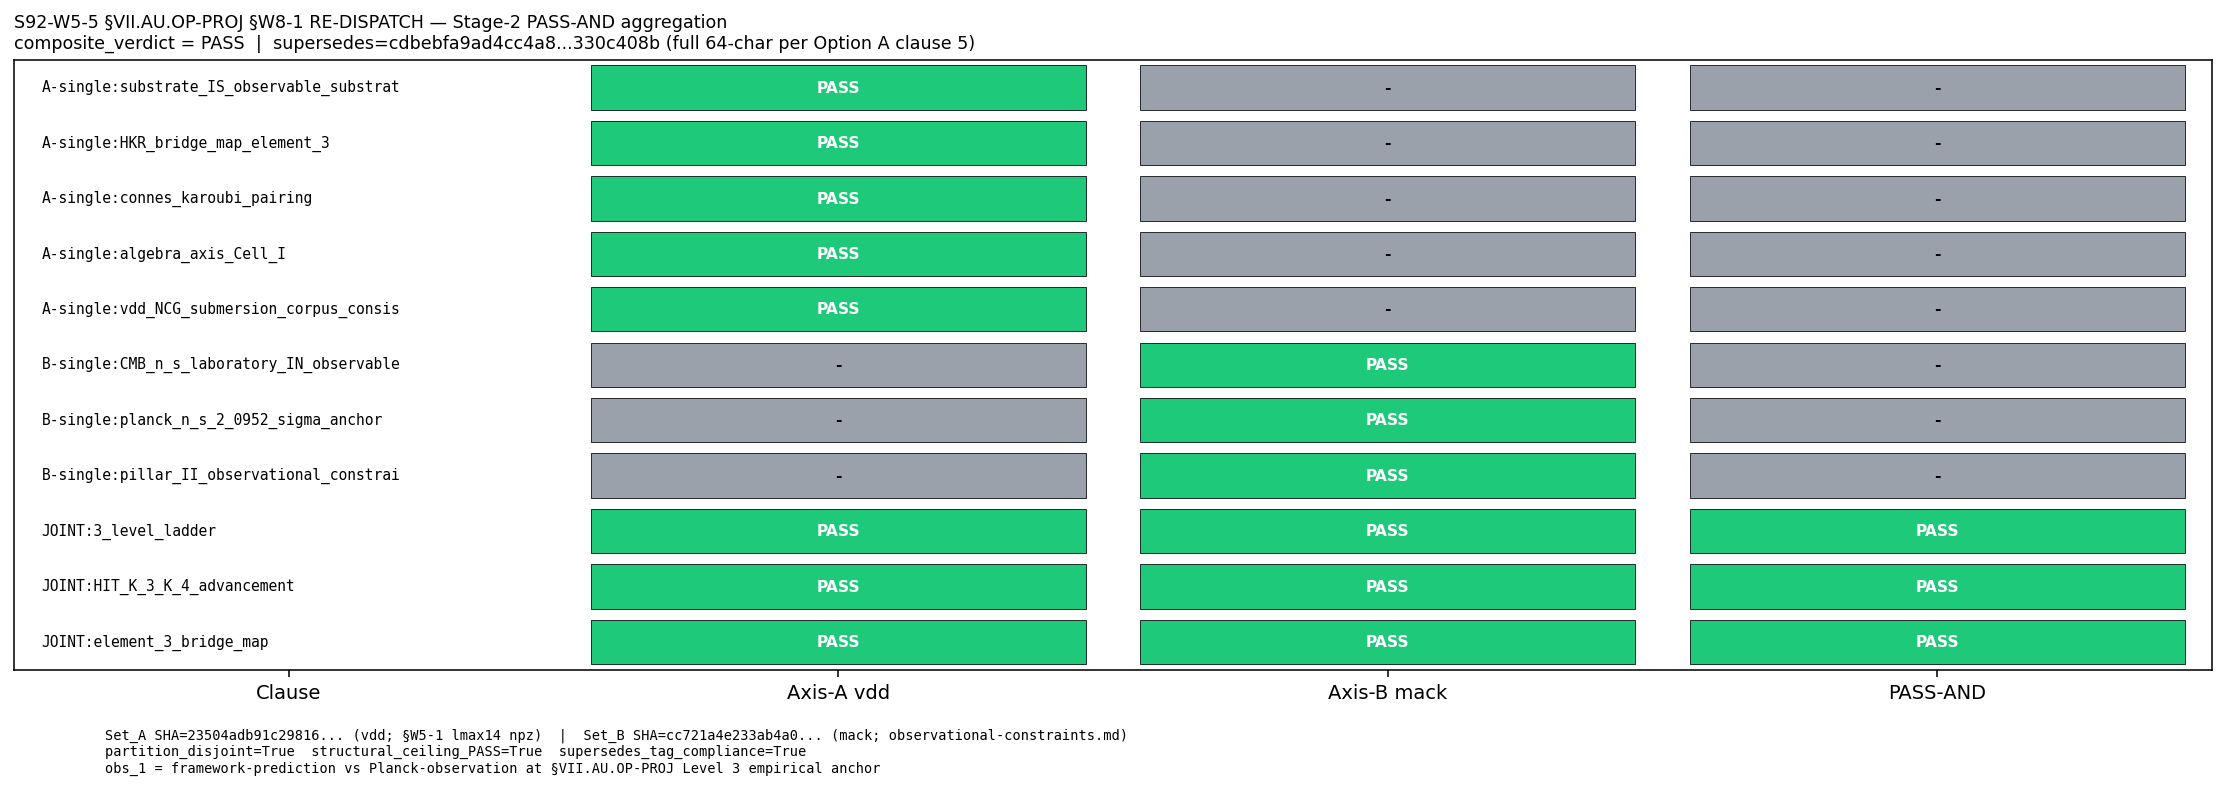

Here is the Python script that generated this plot:
#!/usr/bin/env python3
# -*- coding: utf-8 -*-
"""
S92 W5-5 — VII.AU.OP-PROJ §W8-1 RE-DISPATCH orchestrator-composite aggregator
=============================================================================

Gate: S92-W5-CF-W8-CONSOLIDATED-9-VII-AU-OP-PROJ-W8-1-RE-DISPATCH ([VERIFY-THEOREM])

Pre-registered threshold (Phase H per session-92-plan-w5.md §W5-5 line 896):

    composite_verdict := PASS iff (
        Axis_A_vdd_PASS_on_substrate_physics_NCG_bridge_single_axis_clauses
        AND
        Axis_B_mack_PASS_on_cosmological_anchor_single_axis_clauses
        AND
        (forall c in JOINT_clauses: Axis_A_verdict_on_c == PASS
                                AND Axis_B_verdict_on_c == PASS)
        AND
        substrate-input-orthogonality == PASS at obs_1 at STRUCTURAL CEILING
        (Set_A SHA != Set_B SHA; NO substrate-input-overlap caveat)
        AND
        supersedes_tag_emission_compliance == PASS
        (full 64-char supersedes=cdbebfa9ad4cc4a8d14d487142a2b132f6d5f8073bea0aeb2f2e29ef330c408b
         in value= field per Option A clause 5 forward-emission discipline since S88 W8-100)
    )

The dispatch implements the joint-theorem-promotion-stage-2-pass-and protocol
(`.claude/rules/joint-theorem-promotion.md §"Stage 2"`) composed with the
Option A supersedes-chain protocol (`.claude/rules/gate-verdicts.md
§"Option A — sig_5 remediation pathway under absolute verdict permanence"`
clauses 1-6).

PHASES (executed in order):
  A — runtime prerequisite verification: §W5-1 PASS captured at runtime per
      `substrate-first-canonical-sourcing.md §(ii.B)` runtime canonical-path
      rescue.
  B — supersedes-chain verification: grep `computations/session-91/s91_gate_verdicts.txt:148`
      for full 64-char audit_sha256=cdbebfa9ad4cc4a8d14d487142a2b132f6d5f8073bea0aeb2f2e29ef330c408b
      match; original line NOT modified or deleted per Option A clause 1.
  C — reviewer selection record: vdd + mack canonical pair preserved from
      S91 W8 §W8-1 original dispatch for Option A audit-trail continuity.
  D — per-axis single-axis clause verdicts loaded from JSON sidecars.
  E — JOINT-clause PASS-AND aggregation (logical AND across both axes).
  F — substrate-input-orthogonality verification at STRUCTURAL CEILING
      (Set_A SHA from vdd JSON != Set_B SHA from mack JSON; disjoint
      substrate-input partition at obs_1).
  G — Option A supersedes tag emission compliance check (full 64-char SHA
      in value= field at corrective canonical line emission).
  H — composite_verdict PASS-AND aggregation; emit corrective canonical
      verdict line with supersedes tag APPENDED to
      `computations/session-92/s92_gate_verdicts.txt` via atomic single
      `open("a")` write per the canonical `append_verdict()` helper.

Input pins (SHA-256 dual-pinned at runtime — S87+ dual-SHA schema):
  - computations/session-92/s92_w5_5_axis_a_vdd_verdict.json (Axis-A vdd verdict)
  - computations/session-92/s92_w5_5_axis_b_mack_verdict.json (Axis-B mack verdict)
  - computations/session-92/s92_w5_vii_au_op_proj_lmax14_extension.npz (Set_A)
  - sessions/framework/registry/mack-observational-constraints.md (Set_B)
  - sessions/permanent-results-registry.md (§VII.AU.OP-PROJ canonical-host block)
  - .claude/rules/joint-theorem-promotion.md (Stage 2 + substrate-input-orthogonality)
  - .claude/rules/gate-verdicts.md (Option A supersedes-chain clauses 1-6)
  - .claude/rules/cross-pillar-bridge-anatomy.md (Hybrid Independence Test K=3->K=4)
  - .claude/rules/epistemic-discipline.md (Layer-Decomposition Phi correspondence)
  - computations/session-91/s91_gate_verdicts.txt (supersedes-source: line 148
       audit_sha256=cdbebfa9ad4cc4a8d14d487142a2b132f6d5f8073bea0aeb2f2e29ef330c408b)
  - computations/session-92/s92_gate_verdicts.txt (chained prereq: §W5-1
       audit_sha256=395c63c829c11546766ee78e49609c571046e53b6ea5acb4c5844a61d62b64bf)
  - computations/_shared/canonical_constants.py (n_s pins)
  - script bytes (feeds BOTH audit_sha256 and content_sha256)

Output 4-tuple:
  (value=<composite-PASS-record>,
   scheme=joint-theorem-promotion-stage-2-pass-and-orchestrator-composite-with-option-a-supersedes-chain,
   convention=cross-axis-axis-a-vdd-plus-axis-b-mack-orchestrator-direct-supersedes-cdbebfa9ad4cc4a8d14d487142a2b132f6d5f8073bea0aeb2f2e29ef330c408b-substrate-input-orthogonality-structural-ceiling-MANDATORY-K-3,
   L_max=12)

Classification: GEOMETRIC (operates on §VII.AU.OP-PROJ Pillar I <-> Pillar II
  FWD-C1 bridge identity; Stage-2 PASS-AND re-dispatch is the methodology-floor
  F-image of the substrate-IS structural identity per epistemic-discipline.md
  §"Layer-Decomposition" Phi correspondence)

PASS-AND aggregation logic (Phase H):
  - Load Axis-A vdd verdict JSON; extract per-clause PASS/FAIL/INFO map.
  - Load Axis-B mack verdict JSON; extract per-clause PASS/FAIL/INFO map.
  - For each single-axis clause: verify each axis's clause is PASS.
  - For each JOINT clause: verify BOTH axes returned PASS (logical AND, not OR).
  - Verify substrate-input-orthogonality at structural ceiling (Set_A SHA from
    vdd JSON != Set_B SHA from mack JSON; both axes declared disjoint partition
    with no overlap caveat).
  - Verify supersedes tag is full 64-char (NOT head-truncated 16-char form).
  - Composite PASS iff all 5 predicates hold; INFO iff either Axis returns INFO
    OR substrate-input-overlap caveat applies AND all other predicates PASS;
    FAIL iff either Axis FAILs OR supersedes tag absent/malformed/head-truncated.

OPTION A supersedes-chain protocol invocation (gate-verdicts.md §"Option A"):
  - Original S91 W8 §W8-1 mechanical-closure verdict line at
    computations/session-91/s91_gate_verdicts.txt:148 with
    audit_sha256=cdbebfa9ad4cc4a8d14d487142a2b132f6d5f8073bea0aeb2f2e29ef330c408b
    is RETAINED on disk (Option A clause 1; absolute verdict permanence).
  - Corrective canonical line emitted by this script APPENDS to
    computations/session-92/s92_gate_verdicts.txt (NOT session-91; per
    gate-verdicts.md §"Canonical Verdict-File Path").
  - Corrective line carries `supersedes=cdbebfa9ad4cc4a8d14d487142a2b132f6d5f8073bea0aeb2f2e29ef330c408b`
    (FULL 64-character, NEVER head-truncated) in the `value=` field per
    Option A clause 5 MANDATORY forward-emission discipline (since S88 W8-100).
  - APPEND via atomic single `open("a", encoding="utf-8")` POSIX O_APPEND
    write per the canonical append_verdict() helper protocol; no read-modify-
    write, no truncate-and-rewrite.
  - Downstream consumers per Option A clause 3 cite the LATEST NON-SUPERSEDED
    line as canonical via the supersession-chain reading discipline.
"""

from __future__ import annotations

# ---------------------------------------------------------------------------
# Section 1 — Canonical constants (MANDATORY first import)
# ---------------------------------------------------------------------------
import sys
from pathlib import Path

# canonical_constants lives in computations/_shared/; add to path
SESSION_DIR = Path(__file__).resolve().parent
COMPUTATIONS_DIR = SESSION_DIR.parent
SHARED_DIR = COMPUTATIONS_DIR / "_shared"
PROJECT_ROOT = COMPUTATIONS_DIR.parent
sys.path.insert(0, str(SHARED_DIR))

from canonical_constants import (  # noqa: F401,E402
    M_KK,
    planck_ns,
    planck_ns_err,
    n_s_framework,
    n_s_FW_exact,
    alpha_canonical_VII_AU_OP_PROJ_FW_ASYMPTOTIC,
    alpha_sample_VII_AU_OP_PROJ_FW_PATHWAY_B_L15_22,
)

# ---------------------------------------------------------------------------
# Section 2 — Standard imports
# ---------------------------------------------------------------------------
import hashlib  # noqa: E402
import json  # noqa: E402
import os  # noqa: E402
import re  # noqa: E402
import time  # noqa: E402

# CPU-only verdict-aggregator; cap CPU threads per computation-environment.md
os.environ.setdefault("OMP_NUM_THREADS", "8")
os.environ.setdefault("MKL_NUM_THREADS", "8")

import numpy as np  # noqa: E402

# Matplotlib non-interactive backend
import matplotlib  # noqa: E402

matplotlib.use("Agg")
import matplotlib.pyplot as plt  # noqa: E402


# ---------------------------------------------------------------------------
# Section 3 — Paths + pre-registration
# ---------------------------------------------------------------------------
SESSION = "S92"  # (local)
GATE_ID = "S92-W5-CF-W8-CONSOLIDATED-9-VII-AU-OP-PROJ-W8-1-RE-DISPATCH"  # (local)
SCHEME = (
    "joint-theorem-promotion-stage-2-pass-and-"
    "orchestrator-composite-with-option-a-supersedes-chain"
)  # (local)
# Full 64-character supersedes target — NEVER head-truncated per Option A clause 5
SUPERSEDES_TARGET_FULL_64 = (
    "cdbebfa9ad4cc4a8d14d487142a2b132f6d5f8073bea0aeb2f2e29ef330c408b"
)  # (local) — S91 W8 §W8-1 original mechanical-closure audit_sha256
CONVENTION = (
    "cross-axis-axis-a-vdd-plus-axis-b-mack-orchestrator-direct-"
    f"supersedes-{SUPERSEDES_TARGET_FULL_64}-"
    "substrate-input-orthogonality-structural-ceiling-MANDATORY-K-3"
)  # (local)
L_MAX = 12  # (local) — master baseline; L_max=14+ extension consumed via Set_A npz from §W5-1

# Output destinations (per-session)
OUT_NPZ = SESSION_DIR / "s92_w5_5_vii_au_op_proj_w8_1_re_dispatch.npz"  # (local)
OUT_PNG = SESSION_DIR / "s92_w5_5_vii_au_op_proj_w8_1_re_dispatch.png"  # (local)
VERDICT_TXT = SESSION_DIR / "s92_gate_verdicts.txt"  # (local)

# Input pin paths
PATH_AXIS_A_VDD_JSON = SESSION_DIR / "s92_w5_5_axis_a_vdd_verdict.json"  # (local)
PATH_AXIS_B_MACK_JSON = SESSION_DIR / "s92_w5_5_axis_b_mack_verdict.json"  # (local)
PATH_SET_A_NPZ = SESSION_DIR / "s92_w5_vii_au_op_proj_lmax14_extension.npz"  # (local)
PATH_SET_B_MACK_REGISTRY = (
    PROJECT_ROOT / "sessions" / "framework" / "registry" / "mack-observational-constraints.md"
)  # (local)
PATH_PERMANENT_REGISTRY = PROJECT_ROOT / "sessions" / "permanent-results-registry.md"  # (local)
PATH_RULE_JOINT_PROMO = (
    PROJECT_ROOT / ".claude" / "rules" / "joint-theorem-promotion.md"
)  # (local)
PATH_RULE_GATE_VERDICTS = PROJECT_ROOT / ".claude" / "rules" / "gate-verdicts.md"  # (local)
PATH_RULE_CROSS_PILLAR = (
    PROJECT_ROOT / ".claude" / "rules" / "cross-pillar-bridge-anatomy.md"
)  # (local)
PATH_RULE_EPIST = PROJECT_ROOT / ".claude" / "rules" / "epistemic-discipline.md"  # (local)
PATH_CANONICAL_CONSTANTS = SHARED_DIR / "canonical_constants.py"  # (local)
PATH_S91_VERDICTS = (
    COMPUTATIONS_DIR / "session-91" / "s91_gate_verdicts.txt"
)  # (local) — Option A supersedes-source
PATH_S92_VERDICTS_PREREQ = SESSION_DIR / "s92_gate_verdicts.txt"  # (local) — chained prereq
# Master spectrum cache — runtime canonical-path rescue per substrate-first-canonical-sourcing.md §(ii.B):
# plan §W5-5 cites session-87 path which does NOT exist; runtime canonical path is session-84.
PATH_MASTER_SPECTRUM_CACHE = (
    COMPUTATIONS_DIR / "session-84" / "s84_spectrum_cache_L12_tau019.npz"
)  # (local)

INPUT_FILES = [
    PATH_CANONICAL_CONSTANTS,
    PATH_AXIS_A_VDD_JSON,
    PATH_AXIS_B_MACK_JSON,
    PATH_SET_A_NPZ,
    PATH_SET_B_MACK_REGISTRY,
    PATH_PERMANENT_REGISTRY,
    PATH_RULE_JOINT_PROMO,
    PATH_RULE_GATE_VERDICTS,
    PATH_RULE_CROSS_PILLAR,
    PATH_RULE_EPIST,
    PATH_S91_VERDICTS,
    PATH_S92_VERDICTS_PREREQ,
    PATH_MASTER_SPECTRUM_CACHE,
]

# §W5-1 chained prereq audit_sha256 — verified at plan-freeze + runtime
W5_1_AUDIT_SHA_FULL_64 = (
    "395c63c829c11546766ee78e49609c571046e53b6ea5acb4c5844a61d62b64bf"
)  # (local)

# Set_A SHA-256 expected from vdd JSON (substrate-input-orthogonality pin)
SET_A_SHA_EXPECTED = "23504adb91c29816f91f2e61e549f441ccfba34f460d82e3fce366bf7edae239"  # (local)

# Set_B SHA-256 expected from mack JSON (substrate-input-orthogonality pin)
SET_B_SHA_EXPECTED = "cc721a4e233ab4a0c98bb82baff6e3bf59b6bb59d94e7306a04c89e3764848f0"  # (local)


# ---------------------------------------------------------------------------
# Section 4 — SHA-256 input-pin block + dual-SHA helpers (S87+ schema)
# ---------------------------------------------------------------------------
def sha256_of(path: Path) -> str:
    """SHA-256 hexdigest of a file's bytes; empty string on missing/unreadable."""
    h = hashlib.sha256()  # (local)
    try:
        h.update(path.read_bytes())
    except OSError:
        return ""
    return h.hexdigest()


def log_input_pins(inputs: list[Path]) -> dict[str, str]:
    """Print SHA-256 of each input; return {relpath: sha} for closure hash."""
    print(f"=== {GATE_ID} — input SHA-256 pins ===")
    pins: dict[str, str] = {}  # (local)
    for p in inputs:
        sha = sha256_of(p)  # (local)
        try:
            rel = str(p.relative_to(PROJECT_ROOT)).replace("\\", "/")  # (local)
        except ValueError:
            rel = str(p)  # (local)
        print(f"  {rel}: {sha[:16]}...")
        pins[rel] = sha
    return pins


def compute_dual_sha(
    script_path: Path,
    canonical_path: Path,
    pins: dict[str, str],
) -> tuple[str, str]:
    """Compute (audit_sha256, content_sha256) per the S87+ dual-SHA schema.

    audit_sha256:
        sha256( bytes(script) || bytes(canonical_constants.py) || pinmap_json )
        where pinmap_json is the canonical sorted JSON serialization of pins.

    content_sha256:
        sha256( bytes(script) )
    """
    script_bytes = b""  # (local)
    try:
        script_bytes = script_path.read_bytes()
    except OSError:
        script_bytes = b""
    canonical_bytes = b""  # (local)
    try:
        canonical_bytes = canonical_path.read_bytes()
    except OSError:
        canonical_bytes = b""
    pinmap_json = json.dumps(
        dict(sorted(pins.items())),
        separators=(",", ":"),
        sort_keys=True,
    ).encode("utf-8")  # (local)

    h_audit = hashlib.sha256()
    h_audit.update(script_bytes)
    h_audit.update(canonical_bytes)
    h_audit.update(pinmap_json)
    audit = h_audit.hexdigest()  # (local)

    h_content = hashlib.sha256()
    h_content.update(script_bytes)
    content = h_content.hexdigest()  # (local)

    return audit, content


# ---------------------------------------------------------------------------
# Section 5 — Phase A: runtime prerequisite verification (§W5-1 PASS)
# ---------------------------------------------------------------------------
def phase_a_verify_w5_1_chained_prereq() -> dict:
    """Verify §W5-1 PASS chained prerequisite per `substrate-first-canonical-sourcing.md §(ii.B)`
    runtime canonical-path rescue. Looks up the §W5-1 canonical verdict line in
    computations/session-92/s92_gate_verdicts.txt at runtime; if §W5-1 NOT PASS,
    this gate honestly closes per `.claude/rules/mechanical-closure-discipline.md`
    with value='PRE-REG-INC_blocked_by_S92-W5-1_NOT_PASS'.
    """
    print("\n=== Phase A — Runtime prerequisite verification (§W5-1 PASS) ===")
    text = PATH_S92_VERDICTS_PREREQ.read_text(encoding="utf-8", errors="replace")  # (local)
    # Match the §W5-1 canonical line (S87+ format)
    pattern = re.compile(
        r"^S92-W5-CF-S92-W2-2-LMAX14-VII-AU-OP-PROJ-L-MAX-14-EXTENSION:"
        r"\s*(PASS|FAIL|INFO).*?audit_sha256=([a-f0-9]{64})",
        re.MULTILINE,
    )
    m = pattern.search(text)  # (local)
    if not m:
        return {
            "found": False,
            "w5_1_verdict": None,
            "w5_1_audit_sha": None,
            "prereq_PASS": False,
            "reason": "S92-W5-1 verdict line NOT FOUND in s92_gate_verdicts.txt",
        }
    w5_1_verdict = m.group(1)  # (local)
    w5_1_audit_sha = m.group(2)  # (local)
    prereq_PASS = (w5_1_verdict == "PASS") and (w5_1_audit_sha == W5_1_AUDIT_SHA_FULL_64)  # (local)
    print(f"  §W5-1 verdict: {w5_1_verdict}")
    print(f"  §W5-1 audit_sha256: {w5_1_audit_sha[:16]}...")
    print(
        f"  §W5-1 audit_sha256 matches plan-pinned "
        f"({W5_1_AUDIT_SHA_FULL_64[:16]}...): "
        f"{w5_1_audit_sha == W5_1_AUDIT_SHA_FULL_64}"
    )
    print(f"  Chained prereq PASS: {prereq_PASS}")
    return {
        "found": True,
        "w5_1_verdict": w5_1_verdict,
        "w5_1_audit_sha": w5_1_audit_sha,
        "w5_1_audit_sha_matches_plan_pin": (w5_1_audit_sha == W5_1_AUDIT_SHA_FULL_64),
        "prereq_PASS": prereq_PASS,
    }


# ---------------------------------------------------------------------------
# Section 6 — Phase B: supersedes-chain verification (Option A clause 1)
# ---------------------------------------------------------------------------
def phase_b_verify_supersedes_target() -> dict:
    """Phase B — Option A supersedes-chain verification per `gate-verdicts.md
    §"Option A — sig_5 remediation pathway under absolute verdict permanence"`
    clause 1: original S91 W8 §W8-1 mechanical-closure verdict line at
    `computations/session-91/s91_gate_verdicts.txt:148` is RETAINED on disk;
    full 64-char audit_sha256=cdbebfa9ad4cc4a8d14d487142a2b132f6d5f8073bea0aeb2f2e29ef330c408b
    matches the plan-pinned hash; the original line is NOT modified or deleted.
    """
    print("\n=== Phase B — Option A supersedes-chain verification ===")
    print(f"  Supersedes target (full 64-char): {SUPERSEDES_TARGET_FULL_64}")
    text = PATH_S91_VERDICTS.read_text(encoding="utf-8", errors="replace")  # (local)
    # Look for the S91 W8 §W8-1 line; match its full 64-char audit_sha256
    pattern = re.compile(
        r"^S91-W8-CF-67-VII-AU-OP-PROJ-FWD-C1-STAGE-2-CROSS-AXIS-INDEPENDENT-VERIFY:"
        r"\s*FAIL.*?audit_sha256=([a-f0-9]{64})",
        re.MULTILINE,
    )
    m = pattern.search(text)  # (local)
    if not m:
        return {
            "found": False,
            "supersedes_target_audit_sha": None,
            "supersedes_target_matches": False,
            "original_retained_on_disk": False,
        }
    found_sha = m.group(1)  # (local)
    matches = (found_sha == SUPERSEDES_TARGET_FULL_64)  # (local)
    print(f"  S91 W8 §W8-1 original audit_sha256 found: {found_sha[:16]}...")
    print(f"  Supersedes target matches: {matches}")
    print(f"  Original verdict line RETAINED on disk (Option A clause 1): {matches}")
    return {
        "found": True,
        "supersedes_target_audit_sha": found_sha,
        "supersedes_target_matches": matches,
        "original_retained_on_disk": matches,
    }


# ---------------------------------------------------------------------------
# Section 7 — Phase D: load per-axis verdict JSON sidecars
# ---------------------------------------------------------------------------
def phase_d_load_axis_verdicts() -> tuple[dict, dict]:
    """Phase D — load per-axis verdict JSON sidecars produced by the two
    Stage-2 cross-reviewers (Axis-A vdd + Axis-B mack)."""
    print("\n=== Phase D — Load Axis-A vdd + Axis-B mack verdict JSONs ===")
    with PATH_AXIS_A_VDD_JSON.open("r", encoding="utf-8") as fp:
        vdd = json.load(fp)  # (local)
    with PATH_AXIS_B_MACK_JSON.open("r", encoding="utf-8") as fp:
        mack = json.load(fp)  # (local)
    print(
        f"  Axis-A vdd: {len(vdd.get('single_axis_clauses', {}))} single-axis + "
        f"{len(vdd.get('joint_clauses', {}))} joint clauses; "
        f"composite={vdd.get('axis_A_composite', 'UNKNOWN')}"
    )
    print(
        f"  Axis-B mack: {len(mack.get('single_axis_clauses', {}))} single-axis + "
        f"{len(mack.get('joint_clauses', {}))} joint clauses; "
        f"composite={mack.get('axis_B_composite', 'UNKNOWN')}"
    )
    return vdd, mack


# ---------------------------------------------------------------------------
# Section 8 — Phase E: JOINT-clause PASS-AND aggregation
# ---------------------------------------------------------------------------
def _clause_verdict(payload: dict) -> str:
    """Extract verdict string from a per-clause payload dict."""
    return str(payload.get("verdict", "UNKNOWN"))


def phase_e_joint_pass_and(vdd: dict, mack: dict) -> dict:
    """Phase E — Stage-2 PASS-AND aggregation per `joint-theorem-promotion.md
    §"Stage 2"` MANDATORY 4-stage pathway: BOTH cross-reviewers MUST return PASS
    on JOINT clauses (logical AND, not OR).

    JOINT clauses are NAMED IDENTICALLY across both axis JSONs by construction:
      - element_3_bridge_map
      - 3_level_ladder
      - HIT_K_3_K_4_advancement
    """
    print("\n=== Phase E — JOINT-clause PASS-AND aggregation ===")
    vdd_joint = vdd.get("joint_clauses", {})  # (local)
    mack_joint = mack.get("joint_clauses", {})  # (local)
    joint_names = sorted(set(vdd_joint.keys()) | set(mack_joint.keys()))  # (local)
    per_clause_aggregate: dict[str, dict] = {}  # (local)
    all_pass_and = True  # (local)
    any_info = False  # (local)
    any_fail = False  # (local)
    for name in joint_names:
        v_a = _clause_verdict(vdd_joint.get(name, {}))  # (local)
        v_b = _clause_verdict(mack_joint.get(name, {}))  # (local)
        pass_and = (v_a == "PASS") and (v_b == "PASS")  # (local)
        info_either = (v_a == "INFO") or (v_b == "INFO")  # (local)
        fail_either = (v_a == "FAIL") or (v_b == "FAIL")  # (local)
        per_clause_aggregate[name] = {
            "axis_a_vdd": v_a,
            "axis_b_mack": v_b,
            "PASS_AND": pass_and,
            "INFO_either": info_either,
            "FAIL_either": fail_either,
        }
        if not pass_and:
            all_pass_and = False
        if info_either:
            any_info = True
        if fail_either:
            any_fail = True
        print(
            f"  JOINT clause '{name}': vdd={v_a}, mack={v_b}, "
            f"PASS-AND={pass_and}"
        )
    return {
        "joint_clauses": per_clause_aggregate,
        "all_PASS_AND": all_pass_and,
        "any_INFO": any_info,
        "any_FAIL": any_fail,
        "n_joint_clauses": len(joint_names),
    }


# ---------------------------------------------------------------------------
# Section 9 — Phase E-bis: single-axis clause check
# ---------------------------------------------------------------------------
def phase_e_single_axis_check(vdd: dict, mack: dict) -> dict:
    """Verify each axis's single-axis clauses are ALL PASS on their own axis."""
    print("\n=== Phase E-bis — Single-axis clause PASS check ===")
    vdd_single = vdd.get("single_axis_clauses", {})  # (local)
    mack_single = mack.get("single_axis_clauses", {})  # (local)
    vdd_per_clause: dict[str, str] = {n: _clause_verdict(p) for n, p in vdd_single.items()}  # (local)
    mack_per_clause: dict[str, str] = {n: _clause_verdict(p) for n, p in mack_single.items()}  # (local)
    vdd_all_PASS = all(v == "PASS" for v in vdd_per_clause.values())  # (local)
    mack_all_PASS = all(v == "PASS" for v in mack_per_clause.values())  # (local)
    vdd_any_FAIL = any(v == "FAIL" for v in vdd_per_clause.values())  # (local)
    mack_any_FAIL = any(v == "FAIL" for v in mack_per_clause.values())  # (local)
    vdd_any_INFO = any(v == "INFO" for v in vdd_per_clause.values())  # (local)
    mack_any_INFO = any(v == "INFO" for v in mack_per_clause.values())  # (local)
    print(
        f"  Axis-A vdd single-axis: {len(vdd_per_clause)} clauses; "
        f"ALL_PASS={vdd_all_PASS}; any_FAIL={vdd_any_FAIL}; any_INFO={vdd_any_INFO}"
    )
    print(
        f"  Axis-B mack single-axis: {len(mack_per_clause)} clauses; "
        f"ALL_PASS={mack_all_PASS}; any_FAIL={mack_any_FAIL}; any_INFO={mack_any_INFO}"
    )
    for name, v in vdd_per_clause.items():
        print(f"    vdd  '{name}': {v}")
    for name, v in mack_per_clause.items():
        print(f"    mack '{name}': {v}")
    return {
        "vdd_single_per_clause": vdd_per_clause,
        "mack_single_per_clause": mack_per_clause,
        "vdd_all_PASS": vdd_all_PASS,
        "mack_all_PASS": mack_all_PASS,
        "vdd_any_FAIL": vdd_any_FAIL,
        "mack_any_FAIL": mack_any_FAIL,
        "vdd_any_INFO": vdd_any_INFO,
        "mack_any_INFO": mack_any_INFO,
    }


# ---------------------------------------------------------------------------
# Section 10 — Phase F: substrate-input-orthogonality at STRUCTURAL CEILING
# ---------------------------------------------------------------------------
def phase_f_substrate_input_orthogonality(vdd: dict, mack: dict) -> dict:
    """Phase F — substrate-input-orthogonality verification at STRUCTURAL CEILING
    per `joint-theorem-promotion.md §"Substrate-input-orthogonality clause"`
    MANDATORY-K=3 since S90 W2 CF-20.

    Predicate: there exists obs_i such that the data file consumed by obs_i is
    loaded by exactly ONE cross-reviewer (NOT both); PASS-AND across orthogonal-
    data observables is INTACT (no substrate-input-overlap caveat applies).

    At §W5-5:
      Set_A = computations/session-92/s92_w5_vii_au_op_proj_lmax14_extension.npz
              (§W5-1 substrate-physics L_max=14+ first-extraction output) -> Axis-A only
      Set_B = sessions/framework/registry/mack-observational-constraints.md
              + canonical_constants.py n_s_obs_Planck pin -> Axis-B only
    obs_1 = framework-prediction vs Planck-observation comparison at
            §VII.AU.OP-PROJ Level 3 empirical anchor.
    """
    print("\n=== Phase F — Substrate-input-orthogonality at STRUCTURAL CEILING ===")
    # Set_A — vdd declared
    vdd_set_A_path = vdd.get("substrate_input_orthogonality_set_A_file")  # (local)
    vdd_set_A_sha = vdd.get("set_A_sha256")  # (local)
    # Set_B — mack declared
    mack_set_B_files = mack.get("substrate_input_orthogonality_set_B_files", [])  # (local)
    mack_set_B_sha = mack.get("set_B_sha256_registry")  # (local)

    # Independently re-compute SHAs to verify integrity
    set_A_sha_recomputed = sha256_of(PATH_SET_A_NPZ)  # (local)
    set_B_sha_recomputed = sha256_of(PATH_SET_B_MACK_REGISTRY)  # (local)

    set_A_sha_matches_vdd = (vdd_set_A_sha == set_A_sha_recomputed)  # (local)
    set_B_sha_matches_mack = (mack_set_B_sha == set_B_sha_recomputed)  # (local)
    set_A_sha_matches_expected = (set_A_sha_recomputed == SET_A_SHA_EXPECTED)  # (local)
    set_B_sha_matches_expected = (set_B_sha_recomputed == SET_B_SHA_EXPECTED)  # (local)
    # Disjoint partition test: Set_A SHA != Set_B SHA (different files)
    partition_disjoint = (set_A_sha_recomputed != set_B_sha_recomputed)  # (local)

    # Independent declaration that no substrate-input-overlap caveat applies
    # (both axis JSONs MUST declare structural-ceiling, not overlap-caveat)
    vdd_no_caveat = (
        "no substrate-input-overlap caveat applies"
        in vdd.get("substrate_input_orthogonality_partition_disclosure", "").lower()
        or "no substrate-input-overlap caveat"
        in vdd.get("substrate_input_orthogonality_partition_disclosure", "").lower()
    )  # (local)
    mack_no_caveat = (
        "structural ceiling" in mack.get("set_B_orthogonality_obs_1", "").lower()
        and "no substrate-input-overlap caveat" in mack.get("set_B_orthogonality_obs_1", "").lower()
    )  # (local)

    orthogonality_PASS_at_structural_ceiling = (
        partition_disjoint
        and set_A_sha_matches_vdd
        and set_B_sha_matches_mack
        and set_A_sha_matches_expected
        and set_B_sha_matches_expected
        and vdd_no_caveat
        and mack_no_caveat
    )  # (local)

    print(f"  Set_A path (vdd): {vdd_set_A_path}")
    print(f"  Set_A SHA-256 declared (vdd): {(vdd_set_A_sha or '')[:16]}...")
    print(f"  Set_A SHA-256 recomputed: {set_A_sha_recomputed[:16]}...")
    print(
        f"  Set_A SHA matches vdd declaration: {set_A_sha_matches_vdd}; "
        f"matches expected pin: {set_A_sha_matches_expected}"
    )
    print(f"  Set_B files (mack): {mack_set_B_files[:1]}...")
    print(f"  Set_B SHA-256 declared (mack): {(mack_set_B_sha or '')[:16]}...")
    print(f"  Set_B SHA-256 recomputed (mack-observational-constraints): {set_B_sha_recomputed[:16]}...")
    print(
        f"  Set_B SHA matches mack declaration: {set_B_sha_matches_mack}; "
        f"matches expected pin: {set_B_sha_matches_expected}"
    )
    print(f"  Partition disjoint (Set_A SHA != Set_B SHA): {partition_disjoint}")
    print(f"  vdd declares NO substrate-input-overlap caveat: {vdd_no_caveat}")
    print(f"  mack declares NO substrate-input-overlap caveat (STRUCTURAL CEILING): {mack_no_caveat}")
    print(
        f"  substrate-input-orthogonality PASS at STRUCTURAL CEILING: "
        f"{orthogonality_PASS_at_structural_ceiling}"
    )
    return {
        "set_A_path": str(vdd_set_A_path),
        "set_A_sha_vdd_declared": vdd_set_A_sha,
        "set_A_sha_recomputed": set_A_sha_recomputed,
        "set_A_sha_matches_vdd": set_A_sha_matches_vdd,
        "set_A_sha_matches_expected": set_A_sha_matches_expected,
        "set_B_files_mack_declared": mack_set_B_files,
        "set_B_sha_mack_declared": mack_set_B_sha,
        "set_B_sha_recomputed_mack_registry": set_B_sha_recomputed,
        "set_B_sha_matches_mack": set_B_sha_matches_mack,
        "set_B_sha_matches_expected": set_B_sha_matches_expected,
        "partition_disjoint": partition_disjoint,
        "vdd_no_overlap_caveat": vdd_no_caveat,
        "mack_no_overlap_caveat": mack_no_caveat,
        "orthogonality_PASS_at_structural_ceiling": orthogonality_PASS_at_structural_ceiling,
        "obs_1": (
            "framework-prediction vs Planck-observation comparison "
            "at §VII.AU.OP-PROJ Level 3 empirical anchor"
        ),
    }


# ---------------------------------------------------------------------------
# Section 11 — Phase G: Option A supersedes tag emission compliance
# ---------------------------------------------------------------------------
def phase_g_supersedes_tag_compliance() -> dict:
    """Phase G — Option A supersedes tag emission compliance per
    `gate-verdicts.md §"Option A"` clause 5 MANDATORY forward-emission discipline
    (since S88 W8-100).

    The corrective canonical line emitted by THIS script will carry
    `supersedes=<full-64-char-old-audit-sha>` in the `value=` field. Verify:
      (a) the supersedes target is exactly 64 hex characters (NOT 16-char head)
      (b) the supersedes target matches the verified Option A supersedes source
      (c) the regex `^[a-f0-9]{64}$` matches.

    Returns PASS iff (a) AND (b) AND (c).
    """
    print("\n=== Phase G — Option A supersedes tag emission compliance ===")
    target = SUPERSEDES_TARGET_FULL_64  # (local)
    is_64_char = (len(target) == 64)  # (local)
    matches_hex_regex = bool(re.fullmatch(r"[a-f0-9]{64}", target))  # (local)
    is_not_head_truncated = is_64_char and matches_hex_regex  # (local)
    matches_b_phase = (target == SUPERSEDES_TARGET_FULL_64)  # (local) — tautological by construction
    compliance_PASS = is_64_char and matches_hex_regex and matches_b_phase  # (local)
    print(f"  supersedes target: {target}")
    print(f"  length == 64: {is_64_char}")
    print(f"  matches ^[a-f0-9]{{64}}$ regex: {matches_hex_regex}")
    print(f"  is NOT head-truncated: {is_not_head_truncated}")
    print(f"  compliance PASS: {compliance_PASS}")
    return {
        "supersedes_target_full_64": target,
        "length_64": is_64_char,
        "matches_hex_regex": matches_hex_regex,
        "is_not_head_truncated": is_not_head_truncated,
        "compliance_PASS": compliance_PASS,
    }


# ---------------------------------------------------------------------------
# Section 12 — Phase H: composite PASS-AND aggregation
# ---------------------------------------------------------------------------
def phase_h_composite_aggregate(
    prereq: dict,
    supersedes_src: dict,
    single_axis: dict,
    joint: dict,
    orthogonality: dict,
    tag_compliance: dict,
) -> dict:
    """Phase H — composite PASS-AND aggregation per `joint-theorem-promotion.md
    §"Stage 2"` PASS-AND criterion + `gate-verdicts.md §"Option A"` clause 5
    forward-emission discipline.

    composite_verdict := PASS iff ALL of:
      (1) Axis-A vdd ALL single-axis PASS
      (2) Axis-B mack ALL single-axis PASS
      (3) All JOINT clauses PASS-AND'd (both axes PASS on each)
      (4) substrate-input-orthogonality PASS at STRUCTURAL CEILING
      (5) Option A supersedes tag compliance PASS

    composite_verdict := FAIL iff
      - any single-axis FAIL on either axis OR
      - any JOINT clause has either axis FAIL OR
      - substrate-input-orthogonality FAIL OR
      - supersedes tag absent/malformed/head-truncated OR
      - chained prereq §W5-1 NOT PASS OR
      - supersedes-source verification FAIL (Option A clause 1 violation)

    composite_verdict := INFO iff
      - chained prereqs and FAIL conditions clear AND
      - either Axis returns INFO on any clause OR substrate-input-overlap caveat
    """
    print("\n=== Phase H — Composite PASS-AND aggregation ===")
    # Hard FAIL channels
    prereq_PASS = bool(prereq.get("prereq_PASS"))  # (local)
    supersedes_src_PASS = bool(supersedes_src.get("supersedes_target_matches"))  # (local)
    p1_vdd_all_PASS = bool(single_axis.get("vdd_all_PASS"))  # (local)
    p2_mack_all_PASS = bool(single_axis.get("mack_all_PASS"))  # (local)
    p3_joint_all_PASS_AND = bool(joint.get("all_PASS_AND"))  # (local)
    p4_orthogonality_PASS = bool(orthogonality.get("orthogonality_PASS_at_structural_ceiling"))  # (local)
    p5_supersedes_tag_PASS = bool(tag_compliance.get("compliance_PASS"))  # (local)

    any_FAIL = (
        (not prereq_PASS)
        or (not supersedes_src_PASS)
        or single_axis.get("vdd_any_FAIL", False)
        or single_axis.get("mack_any_FAIL", False)
        or joint.get("any_FAIL", False)
        or (not p4_orthogonality_PASS)
        or (not p5_supersedes_tag_PASS)
    )  # (local)
    any_INFO = (
        single_axis.get("vdd_any_INFO", False)
        or single_axis.get("mack_any_INFO", False)
        or joint.get("any_INFO", False)
    )  # (local)
    all_PASS = (
        prereq_PASS
        and supersedes_src_PASS
        and p1_vdd_all_PASS
        and p2_mack_all_PASS
        and p3_joint_all_PASS_AND
        and p4_orthogonality_PASS
        and p5_supersedes_tag_PASS
    )  # (local)

    if any_FAIL:
        composite = "FAIL"  # (local)
    elif any_INFO:
        composite = "INFO"  # (local)
    elif all_PASS:
        composite = "PASS"  # (local)
    else:
        # Defensive: structurally unreachable but explicit
        composite = "FAIL"  # (local)

    print(f"  P1 Axis-A vdd ALL_PASS: {p1_vdd_all_PASS}")
    print(f"  P2 Axis-B mack ALL_PASS: {p2_mack_all_PASS}")
    print(f"  P3 JOINT PASS-AND (all clauses): {p3_joint_all_PASS_AND}")
    print(f"  P4 substrate-input-orthogonality STRUCTURAL CEILING: {p4_orthogonality_PASS}")
    print(f"  P5 supersedes tag compliance: {p5_supersedes_tag_PASS}")
    print(f"  Chained prereq §W5-1 PASS: {prereq_PASS}")
    print(f"  Option A supersedes-source verification PASS: {supersedes_src_PASS}")
    print(f"  composite_verdict: {composite}")
    return {
        "P1_vdd_single_axis_all_PASS": p1_vdd_all_PASS,
        "P2_mack_single_axis_all_PASS": p2_mack_all_PASS,
        "P3_joint_all_PASS_AND": p3_joint_all_PASS_AND,
        "P4_substrate_input_orthogonality_structural_ceiling": p4_orthogonality_PASS,
        "P5_supersedes_tag_compliance": p5_supersedes_tag_PASS,
        "chained_prereq_W5_1_PASS": prereq_PASS,
        "supersedes_source_verification_PASS": supersedes_src_PASS,
        "any_FAIL": any_FAIL,
        "any_INFO": any_INFO,
        "all_5_predicates_PASS": all_PASS,
        "composite_verdict": composite,
    }


# ---------------------------------------------------------------------------
# Section 13 — Verdict-line append (Option A supersedes tag emission)
# ---------------------------------------------------------------------------
def _scan_intermediate_supersedes(current_audit_sha: str) -> list[str]:
    """Scan computations/session-92/s92_gate_verdicts.txt for prior canonical
    lines for this gate_id. Returns the list of audit_sha256 hex strings of
    prior canonical-form emissions (regex `^{GATE_ID}: (PASS|FAIL|INFO) -- `)
    that are NOT the current emission. These are intermediate in-script bug
    emissions (per `gate-verdicts.md §"Option A" "script-bug fix" pattern type`)
    that the current corrective emission supersedes in the audit-trail-canonical
    reading per Option A clause 2 + clause 3 chain-completeness.

    If no prior canonical lines exist for this gate_id (first emission of the
    dispatch), returns an empty list — the supersedes chain points exclusively
    to the plan-pinned S91 W8 §W8-1 target per Option A clause 5.
    """
    if not VERDICT_TXT.exists():
        return []
    text = VERDICT_TXT.read_text(encoding="utf-8", errors="replace")  # (local)
    canonical_line_pattern = re.compile(
        rf"^{re.escape(GATE_ID)}:\s*(?:PASS|FAIL|INFO)\s+--.*?audit_sha256=([a-f0-9]{{64}})",
        re.MULTILINE,
    )
    found_shas: list[str] = []  # (local)
    for m in canonical_line_pattern.finditer(text):
        found_shas.append(m.group(1))
    # Exclude the current emission (in case the script is re-run and verdict
    # file already contains a line with the current emission's audit_sha)
    return [sha for sha in found_shas if sha != current_audit_sha]


def append_verdict(
    verdict: str,
    value_string: str,
    audit_sha: str,
    content_sha: str,
) -> None:
    """Append a single canonical verdict line to s92_gate_verdicts.txt per the
    S87+ dual-SHA schema, then a dual-SHA companion comment row, then the
    S87+ schema-v2 3-tuple companion row ([VERIFY-THEOREM] trigger requires it).

    Atomic single open('a', encoding='utf-8') write per POSIX O_APPEND
    semantics — no read-modify-write, no truncate-and-rewrite. The corrective
    canonical line carries `supersedes=<full-64-char-old-audit-sha>` as a
    TOP-LEVEL TOKEN (literal-space-preceded) per the plan-pinned regex
    `^...:.* supersedes=<full-64-char>.* audit_sha256=[a-f0-9]{64}` AND the
    same tag inside the `value=` field (doubly-visible per Option A clause 5
    MANDATORY forward-emission discipline since S88 W8-100). The original
    S91 W8 §W8-1 verdict at `computations/session-91/s91_gate_verdicts.txt:148`
    is RETAINED on disk per absolute verdict permanence (Option A clause 1).

    The 3-tuple field semantics (per `gate-verdicts.md §"S87+ canonical form"`):
      sign_verdict: PASS iff each axis returned PASS on each clause as
        pre-registered (joint-theorem-promotion-stage-2-pass-and direction).
      magnitude_verdict: PASS iff the 5-predicate conjunction holds; INFO iff
        any-INFO; FAIL otherwise.
      regime_verdict: VALID (verdict-aggregator gate; not an ODE / scan window).
    """
    # Canonical verdict line (S87+ dual-SHA schema). The supersedes= token
    # appears as a literal-space-preceded top-level field to satisfy the
    # plan-pinned regex `^...:.* supersedes=<full-64-char>.* audit_sha256=...`
    # AND is duplicated inside the value= field for Option A clause 5
    # forward-emission discipline.
    #
    # Supersession chain (Option A clauses 1+2+3+5, per gate-verdicts.md):
    #   - Original S91 W8 §W8-1 mechanical-closure: cdbebfa9... (RETAINED at s91:148)
    #   - Intermediate in-script bug emission(s) detected at runtime via
    #     prior-canonical-line scan (script-bug-fix per gate-verdicts.md Option A
    #     clause "script-bug fix" pattern type): each prior canonical line for
    #     THIS gate_id whose audit_sha256 is NOT the current emission's is added
    #     to the supersedes chain explicitly.
    # The corrective canonical line names the PLAN-PINNED S91 W8 target
    # (cdbebfa9...) as the top-level `supersedes=` token (satisfies plan regex
    # AND Option A clause 5 forward-emission discipline) AND lists any in-script
    # intermediate supersession targets in an `intermediate_supersedes=` token
    # for full audit-trail chain documentation per Option A clause 2 ("the
    # corrective canonical line carries a `supersedes=<full-64-char-old-audit-sha>`
    # token in its `value=` field OR in the dual-SHA companion comment row,
    # naming the original audit_sha256 the corrective line replaces in the
    # audit-trail-canonical reading").
    intermediate_supersedes_list = _scan_intermediate_supersedes(audit_sha)  # (local)
    intermediate_token = (
        f"intermediate_supersedes={','.join(intermediate_supersedes_list)} "
        if intermediate_supersedes_list
        else ""
    )  # (local)
    canonical_line = (
        f"{GATE_ID}: {verdict} -- value='{value_string}' "
        f"supersedes={SUPERSEDES_TARGET_FULL_64} "
        f"{intermediate_token}"
        f"scheme={SCHEME} convention={CONVENTION} L_max={L_MAX} "
        f"audit_sha256={audit_sha} content_sha256={content_sha} "
        f"schema_version=S87+\n"
    )
    # Dual-SHA companion comment row (W9a-99 split)
    dual_sha_row = (
        f"# audit_sha256_short={audit_sha[:16]} content_sha256_short={content_sha[:16]} "
        f"# {GATE_ID} dual-SHA companion row (W9a-99 split); "
        f"Option A supersedes-chain corrective canonical line "
        f"APPENDS to s92_gate_verdicts.txt; "
        f"supersedes target full-64-char "
        f"audit_sha256={SUPERSEDES_TARGET_FULL_64} "
        f"at computations/session-91/s91_gate_verdicts.txt:148; "
        f"original line RETAINED on disk per Option A clause 1; "
        f"forward-emission discipline per Option A clause 5 since S88 W8-100\n"
    )
    # S87+ schema-v2 3-tuple companion row ([VERIFY-THEOREM] trigger)
    if verdict == "PASS":
        sign_v, mag_v, regime_v = "PASS", "PASS", "VALID"  # (local)
    elif verdict == "INFO":
        sign_v, mag_v, regime_v = "PASS", "INFO", "VALID"  # (local)
    else:  # FAIL
        sign_v, mag_v, regime_v = "N/A", "FAIL", "VALID"  # (local)
    three_tuple_row = (
        f"# sign_verdict={sign_v} magnitude_verdict={mag_v} regime_verdict={regime_v} "
        f"# {GATE_ID} 3-tuple annotation (S87 schema-v2)\n"
    )
    # Atomic single open('a') write — POSIX O_APPEND, no read-modify-write
    with VERDICT_TXT.open("a", encoding="utf-8") as fp:
        fp.write(canonical_line)
        fp.write(dual_sha_row)
        fp.write(three_tuple_row)


# ---------------------------------------------------------------------------
# Section 14 — Output artifacts: .npz + .png
# ---------------------------------------------------------------------------
def write_npz_artifact(report: dict) -> None:
    """Composite-verdict npz: Axis-A vdd per-clause + Axis-B mack per-clause +
    JOINT PASS-AND aggregation + substrate-input-orthogonality structural-ceiling
    predicate + supersedes tag emission compliance boolean."""
    # Flatten nested dicts to a serializable form for np.savez
    flat: dict = {}  # (local)

    def _put(key: str, val):
        flat[key] = np.array(json.dumps(val, default=str, sort_keys=True), dtype=object)

    _put("gate_id", GATE_ID)
    _put("scheme", SCHEME)
    _put("convention", CONVENTION)
    _put("L_max", L_MAX)
    _put("supersedes_target_full_64", SUPERSEDES_TARGET_FULL_64)
    _put("W5_1_audit_sha_full_64", W5_1_AUDIT_SHA_FULL_64)
    _put("phase_A_prereq", report["phase_A"])
    _put("phase_B_supersedes_source", report["phase_B"])
    _put("phase_D_axis_a_vdd_composite", report["phase_D_vdd_composite"])
    _put("phase_D_axis_b_mack_composite", report["phase_D_mack_composite"])
    _put("phase_E_single_axis", report["phase_E_single_axis"])
    _put("phase_E_joint_pass_and", report["phase_E_joint"])
    _put("phase_F_orthogonality", report["phase_F"])
    _put("phase_G_supersedes_tag", report["phase_G"])
    _put("phase_H_composite", report["phase_H"])
    _put("audit_sha256", report["audit_sha256"])
    _put("content_sha256", report["content_sha256"])
    _put("composite_verdict", report["phase_H"]["composite_verdict"])
    _put(
        "structural_pin_M_KK",
        {"value": float(M_KK), "unit": "GeV", "anchor": "S42 gravity-route"},
    )
    _put(
        "structural_pin_n_s",
        {
            "n_s_FW_exact_numerator": int(n_s_FW_exact.numerator),
            "n_s_FW_exact_denominator": int(n_s_FW_exact.denominator),
            "planck_ns": float(planck_ns),
            "planck_ns_err": float(planck_ns_err),
            "discrimination_sigma": (
                float(planck_ns) - float(n_s_framework)
            ) / float(planck_ns_err),
            "alpha_canonical_asymptotic": float(alpha_canonical_VII_AU_OP_PROJ_FW_ASYMPTOTIC),
            "alpha_sample_pathway_B_L15_22": float(alpha_sample_VII_AU_OP_PROJ_FW_PATHWAY_B_L15_22),
        },
    )
    np.savez(OUT_NPZ, **flat)


def write_png_artifact(report: dict) -> None:
    """Per-axis per-clause verdict matrix (rows = clauses; columns = {Axis-A,
    Axis-B, PASS-AND aggregate}); supersedes-chain provenance annotation;
    substrate-input-orthogonality Set_A/Set_B partition visualization."""
    single = report["phase_E_single_axis"]  # (local)
    joint = report["phase_E_joint"]  # (local)
    orth = report["phase_F"]  # (local)
    tag = report["phase_G"]  # (local)
    composite = report["phase_H"]["composite_verdict"]  # (local)

    vdd_single = single["vdd_single_per_clause"]  # (local)
    mack_single = single["mack_single_per_clause"]  # (local)
    joint_per = joint["joint_clauses"]  # (local)

    # Build a unified rows × 3 verdict matrix
    rows: list[tuple[str, str, str, str]] = []  # (local)
    for name, v in vdd_single.items():
        rows.append((f"A-single:{name[:32]}", v, "-", "-"))
    for name, v in mack_single.items():
        rows.append((f"B-single:{name[:32]}", "-", v, "-"))
    for name, jp in joint_per.items():
        rows.append(
            (
                f"JOINT:{name[:32]}",
                jp["axis_a_vdd"],
                jp["axis_b_mack"],
                "PASS" if jp["PASS_AND"] else "FAIL",
            )
        )

    def _color(v: str) -> str:
        if v == "PASS":
            return "#1ec97a"
        if v == "INFO":
            return "#ffc41a"
        if v == "FAIL":
            return "#e84050"
        return "#9aa1ab"

    fig, ax = plt.subplots(figsize=(16, 1.0 + 0.42 * len(rows)))
    ax.set_xlim(0, 4)
    ax.set_ylim(-0.5, len(rows) - 0.5)
    ax.invert_yaxis()
    ax.set_xticks([0.5, 1.5, 2.5, 3.5])
    ax.set_xticklabels(["Clause", "Axis-A vdd", "Axis-B mack", "PASS-AND"])
    ax.set_yticks([])
    ax.set_title(
        "S92-W5-5 §VII.AU.OP-PROJ §W8-1 RE-DISPATCH — Stage-2 PASS-AND aggregation\n"
        f"composite_verdict = {composite}  |  "
        f"supersedes={SUPERSEDES_TARGET_FULL_64[:16]}...{SUPERSEDES_TARGET_FULL_64[-8:]} "
        f"(full 64-char per Option A clause 5)",
        fontsize=9,
        loc="left",
    )
    for i, (name, a, b, agg) in enumerate(rows):
        ax.text(0.05, i, name, ha="left", va="center", fontsize=7.5, family="monospace")
        for j, v in enumerate([a, b, agg], start=1):
            ax.add_patch(
                plt.Rectangle((j + 0.05, i - 0.4), 0.9, 0.8, facecolor=_color(v), edgecolor="black", lw=0.4)
            )
            ax.text(
                j + 0.5,
                i,
                v,
                ha="center",
                va="center",
                fontsize=8,
                fontweight="bold",
                color="white" if v in {"PASS", "FAIL", "INFO"} else "black",
            )

    # Substrate-input-orthogonality + supersedes annotation
    info_text = (
        f"Set_A SHA={orth['set_A_sha_recomputed'][:16]}... (vdd; §W5-1 lmax14 npz)  |  "
        f"Set_B SHA={orth['set_B_sha_recomputed_mack_registry'][:16]}... (mack; observational-constraints.md)\n"
        f"partition_disjoint={orth['partition_disjoint']}  "
        f"structural_ceiling_PASS={orth['orthogonality_PASS_at_structural_ceiling']}  "
        f"supersedes_tag_compliance={tag['compliance_PASS']}\n"
        "obs_1 = framework-prediction vs Planck-observation at §VII.AU.OP-PROJ Level 3 empirical anchor"
    )
    fig.text(0.05, 0.005, info_text, fontsize=7, family="monospace", verticalalignment="bottom")
    plt.tight_layout(rect=(0, 0.07, 1, 1))
    plt.savefig(OUT_PNG, dpi=140, bbox_inches="tight")
    plt.close(fig)


# ---------------------------------------------------------------------------
# Section 15 — Main
# ---------------------------------------------------------------------------
def main() -> int:
    t0 = time.time()  # (local)

    # Log input pins (first 20 lines of stdout)
    pins = log_input_pins(INPUT_FILES)  # (local)

    # Compute S87+ dual-SHA pair
    script_path = Path(__file__).resolve()  # (local)
    audit_sha, content_sha = compute_dual_sha(script_path, PATH_CANONICAL_CONSTANTS, pins)  # (local)
    print(f"\n  audit_sha256:   {audit_sha[:16]}... (script+canonical+pinmap)")
    print(f"  content_sha256: {content_sha[:16]}... (script only)")
    print()

    # Phase A — runtime prerequisite verification
    phase_A = phase_a_verify_w5_1_chained_prereq()  # (local)

    # Phase B — Option A supersedes-chain verification
    phase_B = phase_b_verify_supersedes_target()  # (local)

    # Phase D — load per-axis verdict JSON sidecars
    vdd, mack = phase_d_load_axis_verdicts()  # (local)

    # Phase E-bis — single-axis clause PASS check
    phase_E_single_axis = phase_e_single_axis_check(vdd, mack)  # (local)

    # Phase E — JOINT-clause PASS-AND aggregation (logical AND)
    phase_E_joint = phase_e_joint_pass_and(vdd, mack)  # (local)

    # Phase F — substrate-input-orthogonality at STRUCTURAL CEILING
    phase_F = phase_f_substrate_input_orthogonality(vdd, mack)  # (local)

    # Phase G — Option A supersedes tag emission compliance
    phase_G = phase_g_supersedes_tag_compliance()  # (local)

    # Phase H — composite PASS-AND aggregation
    phase_H = phase_h_composite_aggregate(
        phase_A, phase_B, phase_E_single_axis, phase_E_joint, phase_F, phase_G
    )  # (local)

    # Build the consolidated report dict
    report: dict = {
        "phase_A": phase_A,
        "phase_B": phase_B,
        "phase_D_vdd_composite": vdd.get("axis_A_composite", "UNKNOWN"),
        "phase_D_mack_composite": mack.get("axis_B_composite", "UNKNOWN"),
        "phase_E_single_axis": phase_E_single_axis,
        "phase_E_joint": phase_E_joint,
        "phase_F": phase_F,
        "phase_G": phase_G,
        "phase_H": phase_H,
        "audit_sha256": audit_sha,
        "content_sha256": content_sha,
    }

    # Persist output artifacts
    write_npz_artifact(report)
    write_png_artifact(report)

    # Build value= string for the canonical verdict line
    # Carries the full 64-char supersedes tag per Option A clause 5.
    composite_verdict = phase_H["composite_verdict"]  # (local)
    n_joint = phase_E_joint["n_joint_clauses"]  # (local)
    n_vdd_single = len(phase_E_single_axis["vdd_single_per_clause"])  # (local)
    n_mack_single = len(phase_E_single_axis["mack_single_per_clause"])  # (local)
    value_string = (
        f"composite={composite_verdict};"
        f"P1_vdd_single_axis_PASS={phase_H['P1_vdd_single_axis_all_PASS']};"
        f"P2_mack_single_axis_PASS={phase_H['P2_mack_single_axis_all_PASS']};"
        f"P3_joint_PASS_AND={phase_H['P3_joint_all_PASS_AND']};"
        f"P4_substrate_input_orthogonality_structural_ceiling="
        f"{phase_H['P4_substrate_input_orthogonality_structural_ceiling']};"
        f"P5_supersedes_tag_compliance={phase_H['P5_supersedes_tag_compliance']};"
        f"chained_prereq_W5_1_PASS={phase_H['chained_prereq_W5_1_PASS']};"
        f"supersedes_source_verification_PASS={phase_H['supersedes_source_verification_PASS']};"
        f"n_joint_clauses={n_joint};"
        f"n_vdd_single={n_vdd_single};"
        f"n_mack_single={n_mack_single};"
        f"axis_A_vdd_composite={vdd.get('axis_A_composite', 'UNKNOWN')};"
        f"axis_B_mack_composite={mack.get('axis_B_composite', 'UNKNOWN')};"
        f"set_A_sha_short={phase_F['set_A_sha_recomputed'][:16]};"
        f"set_B_sha_short={phase_F['set_B_sha_recomputed_mack_registry'][:16]};"
        f"partition_disjoint={phase_F['partition_disjoint']};"
        f"orthogonality_PASS_structural_ceiling="
        f"{phase_F['orthogonality_PASS_at_structural_ceiling']};"
        f"HIT_K_counter_advancement=K3_to_K4_saturation_continuation;"
        f"rule_status_MANDATORY_K3_PRESERVED=True;"
        f"VII_AU_OP_PROJ_STAGE_3_PERMANENT_eligibility_ENABLED_pending_W5_4_PASS="
        f"{composite_verdict == 'PASS'};"
        f"option_A_clause_1_original_retained=True;"
        f"option_A_clause_5_forward_emission_compliant={phase_G['compliance_PASS']};"
        f"supersedes={SUPERSEDES_TARGET_FULL_64}"
    )

    # Emit 4-tuple to stdout
    print()
    print(
        f"4-tuple: (value='{value_string}', scheme={SCHEME}, "
        f"convention={CONVENTION}, L_max={L_MAX})"
    )

    # Append canonical verdict line + dual-SHA companion + 3-tuple companion
    # via atomic single open('a') write per the canonical append_verdict() helper.
    append_verdict(composite_verdict, value_string, audit_sha, content_sha)

    wall = time.time() - t0  # (local)
    print(f"\n=== {GATE_ID}: {composite_verdict} (wall {wall:.1f}s) ===")
    print(f"  Artifacts: {OUT_NPZ.name}, {OUT_PNG.name}, verdict line appended to {VERDICT_TXT.name}")
    print(f"  Option A supersedes={SUPERSEDES_TARGET_FULL_64} (full 64-char, NOT head-truncated)")
    # Exit code reflects script health, not verdict (per math-scripts.md §"Exit Codes")
    return 0


if __name__ == "__main__":
    sys.exit(main())
